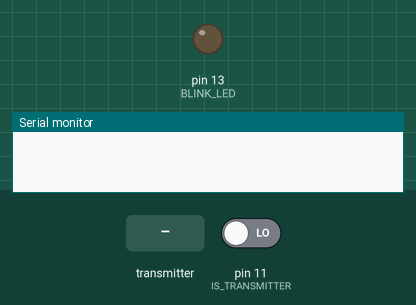
Recording of a sketch running on a simulated Arduino Uno, built with avr-gcc and run on an emulated ATmega328P. Parts: output pins drawn as LEDs (lit = HIGH), the last lines printed to the serial monitor. Dashed ring = blinking. The test bench sets the inputs (shaded band); at power-on: pin 11 (IS_TRANSMITTER) LOW. Random numbers use the default seed unless the sketch sets one; no radio packets arrive unless stated.

Above: at 1.2 s.
1.3 s: the transmitter starts sending throttle = 0
At 1.51 s:
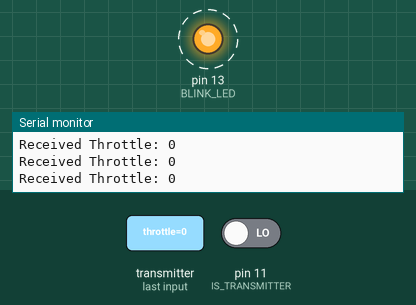
Timing chart, 0 to 10.3 s (numbered marks = the images above; inputs shaded):
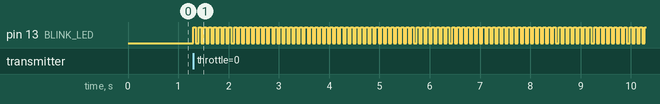

Measured:
- after the input at 1.3 s, pin 13 (BLINK_LED): alternates HIGH for 0.05 s and LOW for 0.05 s, starting at once

The sketch:

nrf24-sender-receiver.ino
```cpp
#include <SPI.h>
#include <RF24.h>

const uint8_t CE_PIN = 9;
const uint8_t CSN_PIN = 10;
const uint8_t IS_TRANSMITTER = 11;
const uint8_t BLINK_LED = 13;
const byte PIPE_ADDRESS[6] = "CTRL1";

struct ControlPacket {
  int throttle;
  int yaw;
  int pitch;
  int roll;
};

class RadioDevice {
protected:
  RF24& radio;
  const byte* address;

public:
  RadioDevice(RF24& radioRef, const byte* pipeAddr)
    : radio(radioRef), address(pipeAddr) {}
  virtual void begin() = 0;
  virtual void update() = 0;
};

class Sender : public RadioDevice {
public:
  Sender(RF24& radioRef, const byte* pipeAddr)
    : RadioDevice(radioRef, pipeAddr) {}

  void begin() override {
    Serial.begin(9600);
    radio.begin();
    radio.setPALevel(RF24_PA_LOW);
    radio.setDataRate(RF24_250KBPS);
    radio.setRetries(5, 15);
    radio.openWritingPipe(address);
    radio.stopListening();
  }

  void update() override {
    digitalWrite(BLINK_LED, !digitalRead(BLINK_LED));
    ControlPacket packet = { random(0, 255), 0, 50, -30 };
    bool sent = radio.write(&packet, sizeof(packet));
    Serial.println(sent ? "\u2713 ACK received" : "\u2717 Failed, no ACK");
    delay(200);
  }
};

class Receiver : public RadioDevice {
public:
  Receiver(RF24& radioRef, const byte* pipeAddr)
    : RadioDevice(radioRef, pipeAddr) {}

  void begin() override {
    Serial.begin(115200);
    radio.begin();
    radio.setPALevel(RF24_PA_LOW);
    radio.setDataRate(RF24_250KBPS);
    radio.openReadingPipe(1, address);
    radio.startListening();
  }

  void update() override {
    if (radio.available()) {
      digitalWrite(BLINK_LED, !digitalRead(BLINK_LED));
      ControlPacket packet;
      radio.read(&packet, sizeof(packet));
      Serial.print("Received Throttle: ");
      Serial.println(packet.throttle);
    }
  }
};

RF24 radio(CE_PIN, CSN_PIN);
RadioDevice* device;

void setup() {
  pinMode(LED_BUILTIN, OUTPUT);
  pinMode(IS_TRANSMITTER, INPUT);

  if (digitalRead(IS_TRANSMITTER) == HIGH) {
    device = new Sender(radio, PIPE_ADDRESS);
    Serial.println("Sender initialized.");
  } else {
    device = new Receiver(radio, PIPE_ADDRESS);
    Serial.println("Receiver initialized.");
  }
  device->begin();
}

void loop() {
  device->update();
}
```
